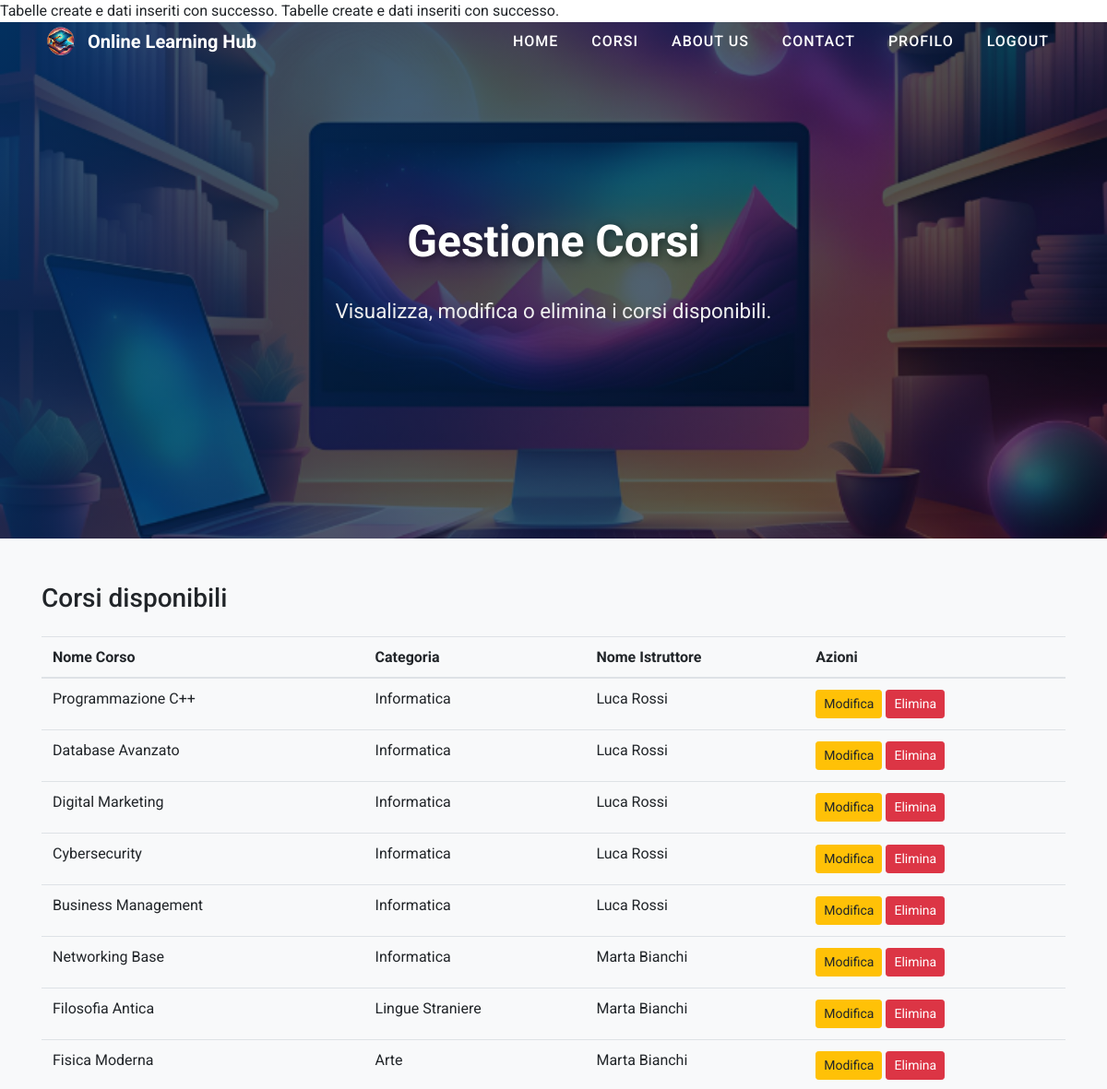
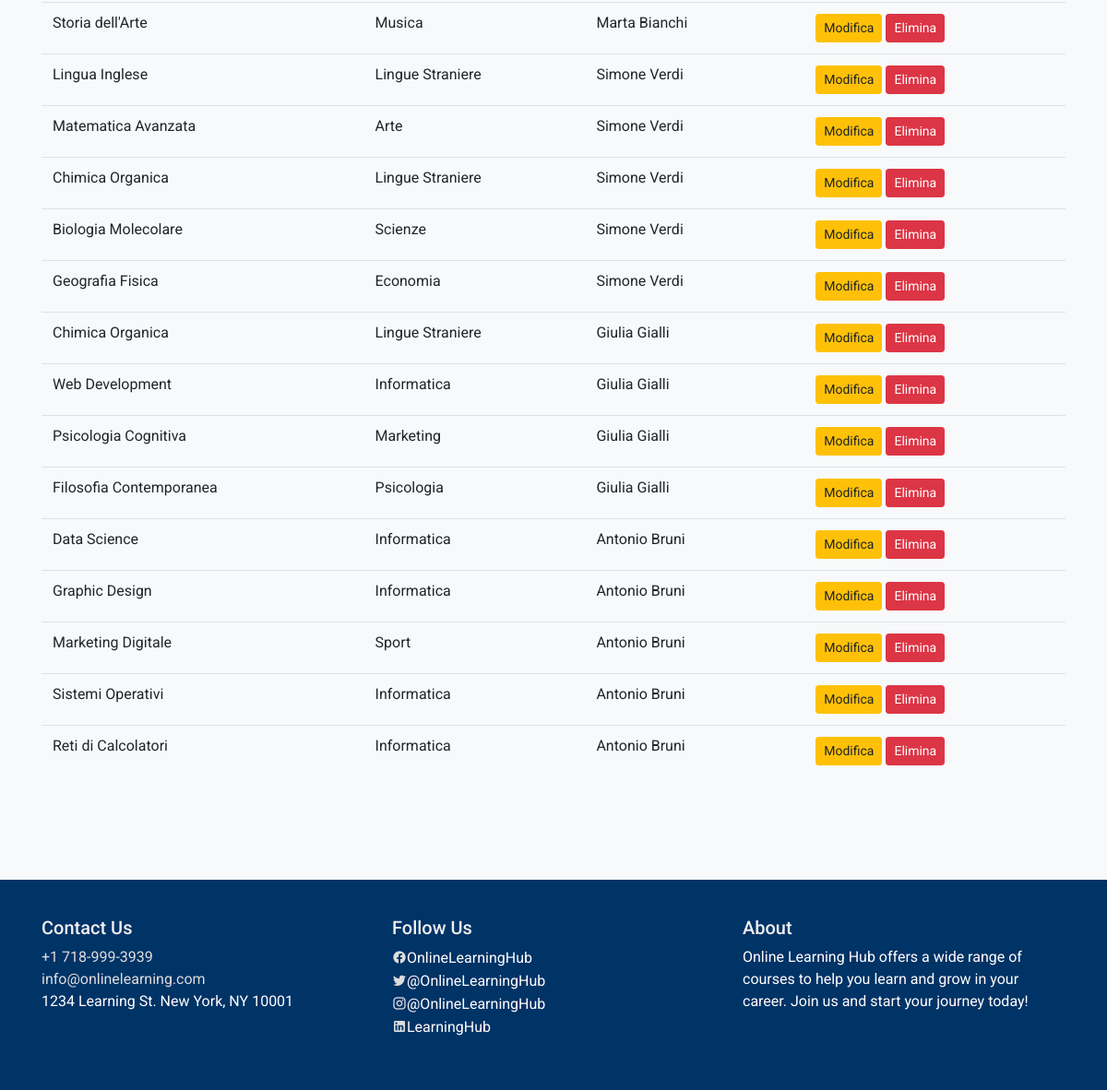
The page /admin/gestione_corsi.php on the database its author committed (2 pictures, top to bottom).
### tables this page shows
CREATE TABLE IF NOT EXISTS `corso` (
    `IdCorso` int AUTO_INCREMENT PRIMARY KEY,
    `Nome` varchar(100) DEFAULT NULL,
    `Durata` int DEFAULT NULL,
    `DataInizio` date DEFAULT NULL,
    `IdIstruttore` int DEFAULT NULL,
    `IdCategoria` int DEFAULT NULL,
    `DataFine` date DEFAULT NULL,
    `Idamministratore` int NOT NULL
);

CREATE TABLE IF NOT EXISTS `categoria` (
    `IdCategoria` int AUTO_INCREMENT PRIMARY KEY,
    `NomeCategoria` varchar(100) NOT NULL
);

### admin/gestione_corsi.php (the view, shortened to what this page needs)
<?php
include('../config.php');
include('../templates/template_header.php');
include('../pages/navbar.php');
$coursesQuery = "SELECT
    corso.IdCorso,
    corso.Nome As nomeCorso,
    categoria.NomeCategoria,
    CONCAT(istruttore.Nome, ' ', istruttore.Cognome) AS NomeIstruttore
FROM
    corso
JOIN
    categoria ON corso.IdCategoria = categoria.IdCategoria
JOIN
    istruttore ON corso.IdIstruttore = istruttore.IdIstruttore";
$coursesStmt = $pdo->query($coursesQuery);
$courses = $coursesStmt->fetchAll(PDO::FETCH_ASSOC);
?>
<header class="header-bg">
    <div class="overlay"></div>
    <div class="container text-center text-white d-flex align-items-center justify-content-center flex-column">
        <h1 class="hero-title">Gestione Corsi</h1>
        <p class="hero-subtext">Visualizza, modifica o elimina i corsi disponibili.</p>
    </div>
</header>
<section class="section py-5 bg-light">
    <div class="container">
        <div class="row mb-5">
            <div class="col-md-12">
                <h3 class="mb-4">Corsi disponibili</h3>
                <?php if (count($courses) > 0): ?>
                    <table class="table">
                        <thead>
                            <tr>
                                <th>Nome Corso</th>
                                <th>Categoria</th>
                                <th>Nome Istruttore</th>
                                <th>Azioni</th>
                            </tr>
                        </thead>
                        <tbody>
                            <?php foreach ($courses as $course): ?>
                                <tr>
                                    <td><?php echo htmlspecialchars($course['nomeCorso']); ?></td>
                                    <td><?php echo htmlspecialchars($course['NomeCategoria']); ?></td>
                                    <td><?php echo htmlspecialchars($course['NomeIstruttore']); ?></td>
                                    <td>
                                        <a href="edit_corso.php?id=<?php echo $course['IdCorso']; ?>" class="btn btn-warning btn-sm">Modifica</a>
                                        <form action="delete_corso.php" method="POST" style="display:inline;">
                                            <button type="submit" class="btn btn-danger btn-sm" onclick="return confirm('Sei sicuro di voler eliminare questo corso?');">Elimina</button>
                                        </form>
                                    </td>
                                </tr>
                            <?php endforeach; ?>
                        </tbody>
                    </table>
                <?php else: ?>
                    <p>Non ci sono corsi disponibili.</p>
                <?php endif; ?>
            </div>
        </div>
    </div>
</section>
<?php include('../templates/template_footer.php'); ?>

### style.css (style rules this page uses)
body { font-family: 'Roboto', sans-serif; margin: 0; padding: 0; }
.header-bg { background-image: url('resources/images/header-bg.jpg'); background-size: cover; background-position: center; height: 60vh; display: flex; justify-content: center; align-items: center; color: white; position: relative; }
.hero-subtext { font-size: 1.2rem; margin-top: 15px; }
.header-bg { position: relative; background-image: url('resources/image/sfondoHeader.png'); background-size: cover; background-position: center; height: 70vh; display: flex; align-items: center; justify-content: center; text-align: center; color: white; }
.header-bg .overlay { position: absolute; top: 0; left: 0; width: 100%; height: 100%; background: linear-gradient(135deg, rgba(0, 51, 102, 0.8), rgba(0, 0, 0, 0.6)); z-index: 1; }
.container { z-index: 2; }
.hero-title { font-size: 3rem; font-weight: 700; text-shadow: 2px 2px 10px rgba(0, 0, 0, 0.5); margin-bottom: 15px; }
.hero-subtext { font-size: 1.4rem; margin-bottom: 20px; color: #f0f0f0; }

### rows shown on the page
corso: Nome "Programmazione C++", IdCategoria.NomeCategoria "Informatica", NomeIstruttore "Luca Rossi"
corso: Nome "Database Avanzato", IdCategoria.NomeCategoria "Informatica", NomeIstruttore "Luca Rossi"
corso: Nome "Digital Marketing", IdCategoria.NomeCategoria "Informatica", NomeIstruttore "Luca Rossi"
corso: Nome "Cybersecurity", IdCategoria.NomeCategoria "Informatica", NomeIstruttore "Luca Rossi"
corso: Nome "Business Management", IdCategoria.NomeCategoria "Informatica", NomeIstruttore "Luca Rossi"
corso: Nome "Networking Base", IdCategoria.NomeCategoria "Informatica", NomeIstruttore "Marta Bianchi"
corso: Nome "Filosofia Antica", IdCategoria.NomeCategoria "Lingue Straniere", NomeIstruttore "Marta Bianchi"
corso: Nome "Fisica Moderna", IdCategoria.NomeCategoria "Arte", NomeIstruttore "Marta Bianchi"
corso: Nome "Storia dell'Arte", IdCategoria.NomeCategoria "Musica", NomeIstruttore "Marta Bianchi"
corso: Nome "Lingua Inglese", IdCategoria.NomeCategoria "Lingue Straniere", NomeIstruttore "Simone Verdi"
corso: Nome "Matematica Avanzata", IdCategoria.NomeCategoria "Arte", NomeIstruttore "Simone Verdi"
corso: Nome "Chimica Organica", IdCategoria.NomeCategoria "Lingue Straniere", NomeIstruttore "Simone Verdi"
corso: Nome "Biologia Molecolare", IdCategoria.NomeCategoria "Scienze", NomeIstruttore "Simone Verdi"
corso: Nome "Geografia Fisica", IdCategoria.NomeCategoria "Economia", NomeIstruttore "Simone Verdi"
corso: Nome "Chimica Organica", IdCategoria.NomeCategoria "Lingue Straniere", NomeIstruttore "Giulia Gialli"
corso: Nome "Web Development", IdCategoria.NomeCategoria "Informatica", NomeIstruttore "Giulia Gialli"
corso: Nome "Psicologia Cognitiva", IdCategoria.NomeCategoria "Marketing", NomeIstruttore "Giulia Gialli"
corso: Nome "Filosofia Contemporanea", IdCategoria.NomeCategoria "Psicologia", NomeIstruttore "Giulia Gialli"
corso: Nome "Data Science", IdCategoria.NomeCategoria "Informatica", NomeIstruttore "Antonio Bruni"
corso: Nome "Graphic Design", IdCategoria.NomeCategoria "Informatica", NomeIstruttore "Antonio Bruni"
corso: Nome "Marketing Digitale", IdCategoria.NomeCategoria "Sport", NomeIstruttore "Antonio Bruni"
corso: Nome "Sistemi Operativi", IdCategoria.NomeCategoria "Informatica", NomeIstruttore "Antonio Bruni"
corso: Nome "Reti di Calcolatori", IdCategoria.NomeCategoria "Informatica", NomeIstruttore "Antonio Bruni"
